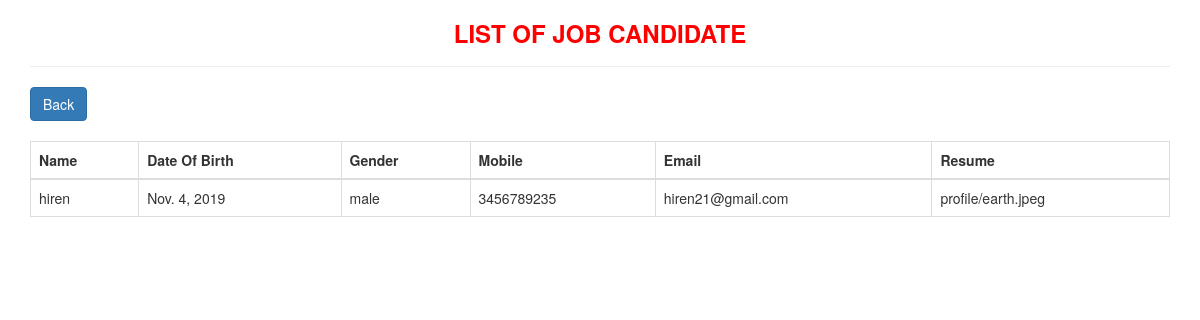
The page /viewcandidate/6 (signed in) on the database its author committed.
### myapp/models.py (models this page shows)
class CandidateProfile(models.Model):
    choice = (
      ('male','Male'),
       ('female','Female'),
    )
    name = models.CharField(max_length=10)
    dob = models.DateField()
    gender = models.CharField(choices=choice,max_length=8)
    mobile = models.CharField(max_length=10)
    email = models.EmailField()
    resume = models.FileField(upload_to='profile/')
    company = models.ForeignKey(JobPost,on_delete=models.CASCADE,null=True,blank=True)

### myapp/views.py (the view)
# urls.py: path('viewcandidate/<int:pk>',views.candidate_view,name='list-candidate'),
@login_required(login_url='/login/')
def candidate_view(request,pk):
    post = JobPost.objects.get(id=pk)
    uid = CandidateProfile.objects.filter(company = post)
    return render (request,'list-candidate.html',{'uid':uid})

### myapp/templates/list-candidate.html (shortened to what this page needs)
<!DOCTYPE html>
<html lang="en">
<head>
  <link rel="stylesheet" href="https://maxcdn.bootstrapcdn.com/bootstrap/3.4.1/css/bootstrap.min.css">
</head>
<body>
<div class="container">
<h3 class="text-center"><strong style="color: red;">LIST OF JOB CANDIDATE</strong></h3><hr>
<a href="{% url 'index_hr' %}" class="btn btn-primary">Back</a>
  {% if uid %}
  <table class="table table-bordered">
    <thead><br>
      <tr><br>
        <th>Name</th>
        <th>Date Of Birth</th>
        <th>Gender</th>
        <th>Mobile</th>
        <th>Email</th>
        <th>Resume</th>
      </tr>
    </thead>
    <tbody>
    {% for one in uid %}
      <tr>
        <td>{{one.name}}</td>
        <td>{{one.dob}}</td>
        <td>{{one.gender}}</td>
        <td>{{one.mobile}}</td>
        <td>{{one.email}}</td>
        <td>{{one.resume}}</td>
      </tr>
    {% endfor %}
    </tbody>
  </table>
{% else %}
<h4 class="text-center" style="color: yellowgreen;">No Candidate Have Apply Yet!!</h4>
{% endif %}
</div>
</body>
</html>

### rows shown on the page
CandidateProfile: name "hiren", dob "Nov. 4, 2019", gender "male", mobile "3456789235", email "hiren21@gmail.com", resume "profile/earth.jpeg"
